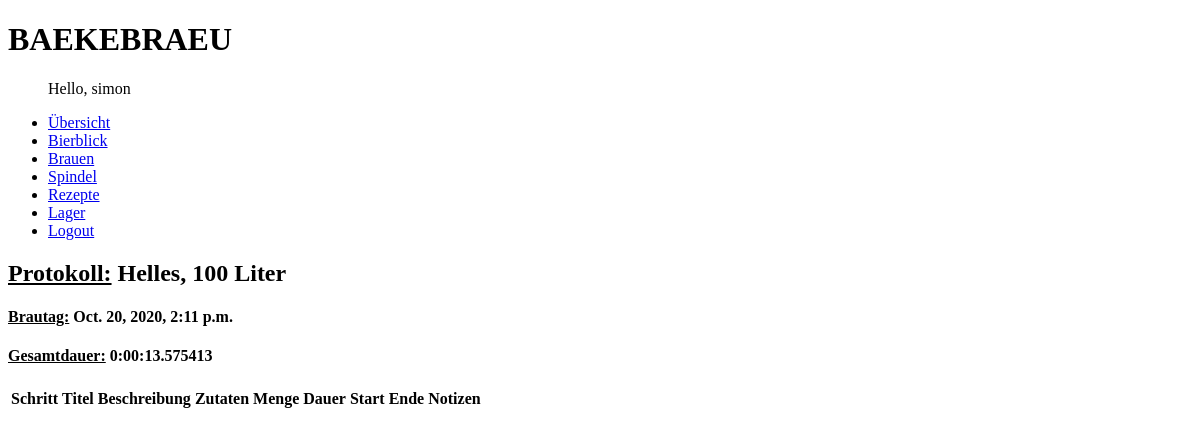
/brewing/protocol/1/ (signed in), run on an earlier commit of the app's database.
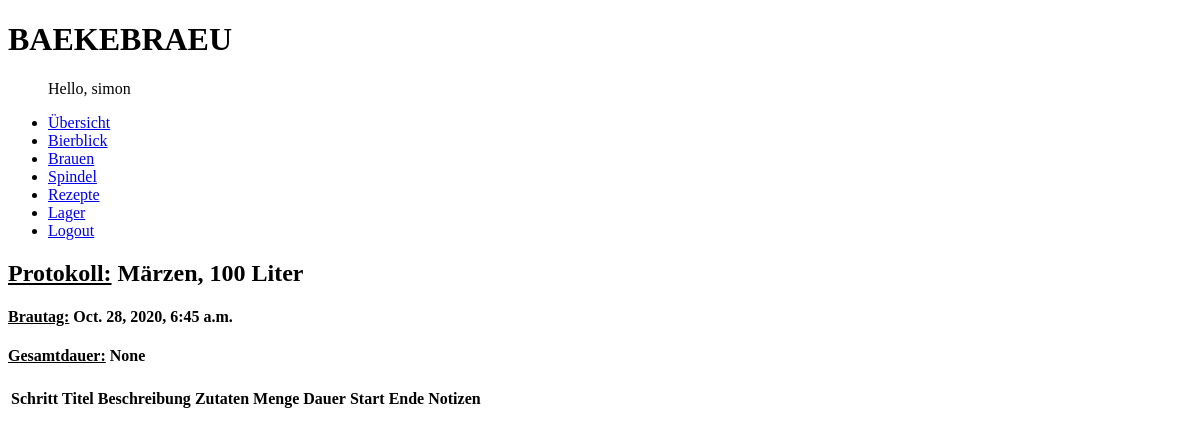
And on a later commit of the database.
### brewery/models.py (models this page shows, shortened)
class Charge(models.Model):
    cid = models.CharField(max_length=200, blank=True, null=True)
    recipe = models.ForeignKey(Recipe, on_delete=models.CASCADE)
    amount = models.IntegerField()
    production = models.DateTimeField()
    duration = models.DurationField(blank=True, null=True)
    brewmaster = models.ForeignKey(settings.AUTH_USER_MODEL, on_delete=models.CASCADE, blank=True, null=True)
    preparations = models.BooleanField()
    finished = models.BooleanField()

class Recipe(models.Model):
    name = models.CharField(max_length=25)
    creation = models.DateTimeField(default=timezone.now)
    author = models.ForeignKey(settings.AUTH_USER_MODEL, on_delete=models.CASCADE, blank=True, null=True)

### brewery/views.py (the view)
# urls.py: path('brewing/protocol/<int:cid>/', views.protocol, name='protocol'),
@login_required
def protocol(request, cid):
    c = Charge.objects.get(pk=cid)
    p = RecipeProtocol.objects.filter(charge=c.id)
    d = c.duration
    context = {'protocol': p, 'charge': c, 'duration': d}
    return render(request, 'brewery/protocol.html', context)

### brewery/templates/brewery/protocol.html (shortened to what this page needs)
{% extends 'brewery/base.html' %}
{% block content %}
<h2><u>Protokoll:</u> {{ charge.recipe.name }}, {{ charge.amount }} Liter </h2>
<h4><u>Brautag:</u> {{ charge.production }}</h4>
<h4><u>Gesamtdauer:</u> {{ charge.duration }}</h4>
<table>
    <thead>
    <tr>
        <th>Schritt</th> <th>Titel</th> <th>Beschreibung</th> <th>Zutaten</th> <th>Menge</th> <th>Dauer</th> <th>Start</th> <th>Ende</th> <th>Notizen</th>
    </tr>
    </thead>
</table>
{% endblock content %}

### brewery/templates/brewery/base.html (shortened to what this page needs)
<!DOCTYPE html>
<html lang="en">
<head>
</head>
<body>
<h1>BAEKEBRAEU</h1>
<ul>
{% if user.is_authenticated %}
    <p>Hello, {{ user.username }}</p>
        <li><a href='{% url 'index' %}'>Übersicht</a></li>
        <li><a href='{% url 'keg' %}'>Bierblick</a></li>
        <li><a href='{% url 'brewing_overview' %}'>Brauen</a></li>
        <li><a href='{% url 'spindel' %}'>Spindel</a></li>
        <li><a href='{% url 'recipe' %}'>Rezepte</a></li>
        <li><a href='{% url 'storage' %}'>Lager</a></li>
        <li><a href='{% url 'logout' %}'>Logout</a></li>
{% else %}
    <p>Hello Anonymous</p>
    <li><a href='{% url 'login' %}'>Login</a></li>
{% endif %}
</ul>
{% block content %}
{% endblock content %}
</body>
</html>

What changed in the data, as far as the page shows it:
changed Charge: recipe.name "Helles" → "Märzen"; production "Oct. 20, 2020, 2:11 p.m." → "Oct. 28, 2020, 6:45 a.m."; duration "0:00:13.575413" → "None"
